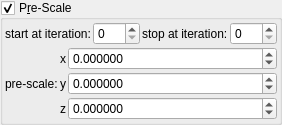
    <widget class="MyGroupBox" name="groupCheck_transf_function_enabled_false">
     <property name="toolTip">
      <string/>
     </property>
     <property name="title">
      <string>P&amp;re-Scale</string>
     </property>
     <property name="checkable">
      <bool>true</bool>
     </property>
     <layout class="QVBoxLayout" name="verticalLayout_49">
      <property name="spacing">
       <number>2</number>
      </property>
      <property name="leftMargin">
       <number>2</number>
      </property>
      <property name="topMargin">
       <number>2</number>
      </property>
      <property name="rightMargin">
       <number>2</number>
      </property>
      <property name="bottomMargin">
       <number>2</number>
      </property>
      <item>
       <layout class="QHBoxLayout" name="horizontalLayout_18" stretch="0,1,0,1">
        <item>
         <widget class="QLabel" name="label_99">
          <property name="text">
           <string>start at iteration:</string>
          </property>
         </widget>
        </item>
        <item>
         <widget class="MySpinBox" name="spinboxInt_transf_start_iterations_D">
          <property name="sizePolicy">
           <sizepolicy hsizetype="Minimum" vsizetype="Maximum">
            <horstretch>0</horstretch>
            <verstretch>0</verstretch>
           </sizepolicy>
          </property>
          <property name="minimum">
           <number>0</number>
          </property>
          <property name="maximum">
           <number>999</number>
          </property>
          <property name="value">
           <number>0</number>
          </property>
         </widget>
        </item>
        <item>
         <widget class="QLabel" name="label_69">
          <property name="text">
           <string>stop at iteration:</string>
          </property>
         </widget>
        </item>
        <item>
         <widget class="MySpinBox" name="spinboxInt_transf_stop_iterations_D1">
          <property name="sizePolicy">
           <sizepolicy hsizetype="Preferred" vsizetype="Maximum">
            <horstretch>0</horstretch>
            <verstretch>0</verstretch>
           </sizepolicy>
          </property>
          <property name="maximum">
           <number>999</number>
          </property>
         </widget>
        </item>
       </layout>
      </item>
      <item>
       <layout class="QGridLayout" name="gridLayout_23" columnstretch="0,0,1">
        <property name="spacing">
         <number>2</number>
        </property>
        <item row="0" column="2">
         <widget class="MyDoubleSpinBox" name="spinbox3_transf_scale3D_111_x">
          <property name="sizePolicy">
           <sizepolicy hsizetype="Minimum" vsizetype="Maximum">
            <horstretch>0</horstretch>
            <verstretch>0</verstretch>
           </sizepolicy>
          </property>
          <property name="prefix">
           <string/>
          </property>
          <property name="decimals">
           <number>6</number>
          </property>
          <property name="minimum">
           <double>-99.989999999999995</double>
          </property>
          <property name="singleStep">
           <double>0.100000000000000</double>
          </property>
         </widget>
        </item>
        <item row="1" column="2">
         <widget class="MyDoubleSpinBox" name="spinbox3_transf_scale3D_111_y">
          <property name="sizePolicy">
           <sizepolicy hsizetype="Minimum" vsizetype="Maximum">
            <horstretch>0</horstretch>
            <verstretch>0</verstretch>
           </sizepolicy>
          </property>
          <property name="decimals">
           <number>6</number>
          </property>
          <property name="minimum">
           <double>-99.989999999999995</double>
          </property>
          <property name="maximum">
           <double>99.989999999999995</double>
          </property>
          <property name="singleStep">
           <double>0.100000000000000</double>
          </property>
         </widget>
        </item>
        <item row="0" column="1">
         <widget class="QLabel" name="label_120">
          <property name="text">
           <string notr="true">x</string>
          </property>
         </widget>
        </item>
        <item row="2" column="1">
         <widget class="QLabel" name="label_123">
          <property name="text">
           <string notr="true">z</string>
          </property>
         </widget>
        </item>
        <item row="1" column="1">
         <widget class="QLabel" name="label_121">
          <property name="text">
           <string notr="true">y</string>
          </property>
         </widget>
        </item>
        <item row="1" column="0">
         <widget class="QLabel" name="label_124">
          <property name="text">
           <string>pre-scale:</string>
          </property>
         </widget>
        </item>
        <item row="2" column="2">
         <widget class="MyDoubleSpinBox" name="spinbox3_transf_scale3D_111_z">
          <property name="sizePolicy">
           <sizepolicy hsizetype="Minimum" vsizetype="Maximum">
            <horstretch>0</horstretch>
            <verstretch>0</verstretch>
           </sizepolicy>
          </property>
          <property name="decimals">
           <number>6</number>
          </property>
          <property name="minimum">
           <double>-99.989999999999995</double>
          </property>
          <property name="maximum">
           <double>99.989999999999995</double>
          </property>
          <property name="singleStep">
           <double>0.100000000000000</double>
          </property>
         </widget>
        </item>
       </layout>
      </item>
     </layout>
    </widget>
